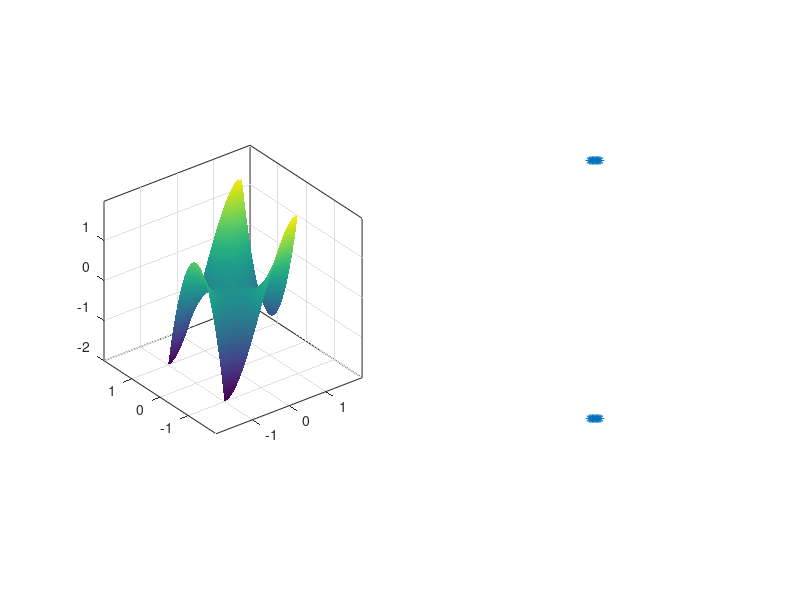

Reproduce this figure in MATLAB.
[X, Y] = meshgrid(-1:0.01:1);
Z = 3*X.*Y.^2 - X.^3; % Поверхность Эннепера
subplot(1, 2, 1)
h = surf(X, Y, Z);
shading flat
axis equal
axis tight
box on

subplot(1,2,2)
spy(isnan(Z))       % Отображаем, где значения Z равны NaN (пока пусто)
axis equal
axis tight
axis off

zmin=min(Z(:)); zmax=max(Z(:));   % Определяем минимальное и максимальное значения функции
n=100; tol=(zmax-zmin)/200;         % Задаём количество шагов и толщину слоя

for z0=linspace(zmin,zmax,n)
    ind=abs(Z-z0)<tol;              % Находим точки, близкие к уровню z0
    Z2=Z; Z2(ind)=NaN;              % Вырезаем уровень, заменяя значения на NaN
    set(h,'ZData',Z2)               % Обновляем данные поверхности для отображения выреза
    subplot(1,2,2)
    spy(isnan(Z2))                  % Показываем карту точек, где вырез сделан
    axis equal
    axis tight
    axis off
    drawnow                         % Обновляем окно графики на каждом шаге цикла
end